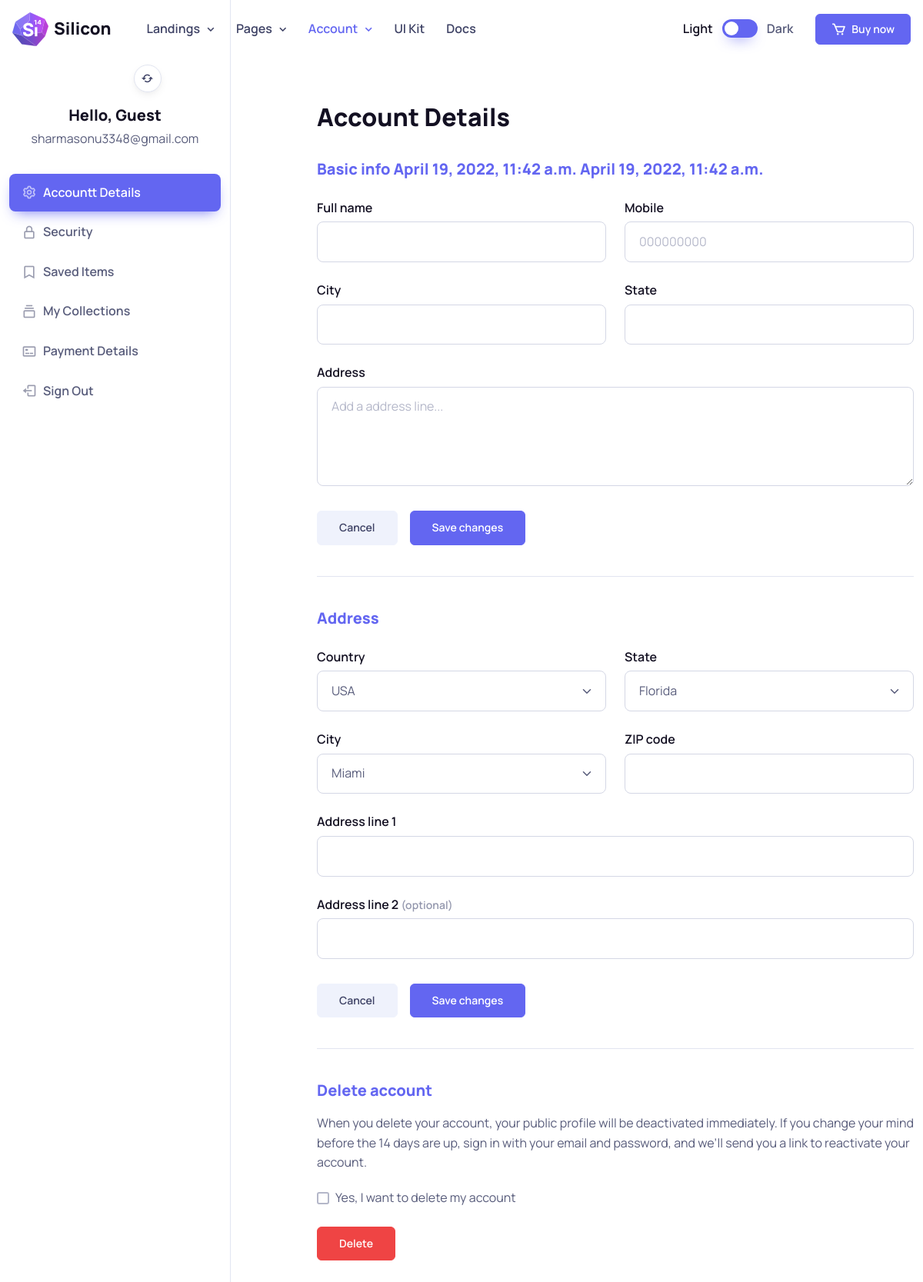
Page /profile_page/ (signed in) on the committed database.
### quizApp/models.py (models this page shows)
class Profile(models.Model):
    Master = models.ForeignKey(Master, on_delete=models.CASCADE)
    ProfileImage = models.FileField(upload_to="profile/", default="default.png")
    FullName = models.CharField(max_length=50, default='')
    Mobile = models.CharField(max_length=10, default='')
    Gender = models.CharField(max_length=6, choices=gender_choice)
    City = models.CharField(max_length=50, default='')
    State = models.CharField(max_length=50, default='')
    AdderssLine = models.CharField(max_length=150, default='')
    class Meta:
        db_table = 'profile'

class Master(models.Model):
    Email = models.EmailField(unique=True)
    Password = models.CharField(max_length=12)
    IsActive = models.BooleanField(default=False)
    DateCreated = models.DateTimeField(auto_now_add=True)
    LastUpdated = models.DateTimeField(auto_now=True)
    class Meta:
        db_table = 'master'

### quizApp/views.py (the view)
# urls.py: path('profile_page/', profile_page, name="profile_page"),
def profile_page(request):
    profile_data(request)
    return render(request, "profile_page.html", default_data)

### quizApp/views.py (called while the page is built)
def profile_data(request):
    master = Master.objects.get(Email = request.session['email'])
    profile = Profile.objects.get(Master = master)
    default_data['profile_data'] = profile

### quizApp/templates/profile_page.html (shortened to what this page needs)
{% extends 'base.html' %}
{% load static %}
{% block main_content %}
      <section class="container pt-5">
        <div class="row">
          {% include 'menu_sidebar.html' %}
          <div class="col-md-8 offset-lg-1 pb-5 mb-2 mb-lg-4 pt-md-5 mt-n3 mt-md-0">
            <div class="ps-md-3 ps-lg-0 mt-md-2 py-md-4">
              <h1 class="h2 pt-xl-1 pb-3">Account Details</h1>
              <h2 class="h5 text-primary mb-4">Basic info {{profile_data.Master.DateCreated}} {{profile_data.Master.LastUpdated}}</h2>
              <form method="post" class="profile_update_form needs-validation border-bottom pb-3 pb-lg-4" novalidate>
                <div class="row pb-2">
                  <div class="col-sm-6 mb-4">
                    <label for="fn" class="form-label fs-base">Full name</label>
                    <input type="text" id="fn" name="full_name" class="form-control form-control-lg" value="{{profile_data.FullName}}" required>
                  </div>
                  <div class="col-sm-6 mb-4">
                    <label for="sn" class="form-label fs-base">Mobile</label>
                    <input type="text" id="sn" name="mobile" class="form-control form-control-lg" value="{{profile_data.Mobile}}" data-format="custom" data-delimiter="" data-numeral="10" placeholder="000000000" required>
                  </div>
                  <div class="col-sm-6 mb-4">
                    <label for="city" class="form-label fs-base">City</label>
                    <input type="text" id="city" name="city" class="form-control form-control-lg" value="{{profile_data.City}}" required>
                  </div>
                  <div class="col-sm-6 mb-4">
                    <label for="state" class="form-label fs-base">State</label>
                    <input type="text" id="state" name="state" class="form-control form-control-lg" value="{{profile_data.State}}" required>
                  </div>
                  <div class="col-12 mb-4">
                    <label for="address" class="form-label fs-base">Address</label>
                    <textarea id="address" name="address" class="form-control form-control-lg" rows="4" placeholder="Add a address line...">{{profile_data.AdderssLine}}</textarea>
                  </div>
                </div>
                <div class="d-flex mb-3">
                  <button type="reset" class="btn btn-secondary me-3">Cancel</button>
                  <button type="submit" class="btn btn-primary">Save changes</button>
                </div>
              </form>
              <h2 class="h5 text-primary pt-1 pt-lg-3 my-4">Address</h2>
              <form class="needs-validation border-bottom pb-2 pb-lg-4" novalidate>
                <div class="row pb-2">
                  <div class="col-sm-6 mb-4">
                    <label for="country" class="form-label fs-base">Country</label>
                    <select id="country" class="form-select form-select-lg" required>
                      <option value="USA" selected>USA</option>
                    </select>
                  </div>
                  <div class="col-sm-6 mb-4">
                    <label for="state" class="form-label fs-base">State</label>
                    <select id="state" class="form-select form-select-lg" required>
                      <option value="Florida" selected>Florida</option>
                    </select>
                  </div>
                  <div class="col-sm-6 mb-4">
                    <label for="city" class="form-label fs-base">City</label>
                    <select id="city" class="form-select form-select-lg" required>
                      <option value="Miami" selected>Miami</option>
                    </select>
                  </div>
                  <div class="col-sm-6 mb-4">
                    <label for="zip" class="form-label fs-base">ZIP code</label>
                    <input type="text" id="zip" class="form-control form-control-lg" required>
                  </div>
                  <div class="col-12 mb-4">
                    <label for="address1" class="form-label fs-base">Address line 1</label>
                    <input id="address1" class="form-control form-control-lg" required>
                  </div>
                  <div class="col-12 mb-4">
                    <label for="address2" class="form-label fs-base">Address line 2 <small class="text-muted">(optional)</small></label>
                    <input id="address2" class="form-control form-control-lg">
                  </div>
                </div>
                <div class="d-flex mb-3">
                  <button type="reset" class="btn btn-secondary me-3">Cancel</button>
                  <button type="submit" class="btn btn-primary">Save changes</button>
                </div>
              </form>
              <h2 class="h5 text-primary pt-1 pt-lg-3 mt-4">Delete account</h2>
              <p>When you delete your account, your public profile will be deactivated immediately. If you change your mind before the 14 days are up, sign in with your email and password, and we’ll send you a link to reactivate your account.</p>
              <div class="form-check mb-4">
                <input type="checkbox" id="delete-account" class="form-check-input">
                <label for="delete-account" class="form-check-label fs-base">Yes, I want to delete my account</label>
              </div>
              <button type="button" class="btn btn-danger">Delete</button>
            </div>
          </div>
        </div>
      </section>
{% endblock %}

### quizApp/templates/menu_sidebar.html (shortened to what this page needs)
<aside class="col-lg-3 col-md-4 border-end pb-5 mt-n5">
    <div class="position-sticky top-0">
      <div class="text-center pt-5">
        <div class="d-table position-relative mx-auto mt-2 mt-lg-4 pt-5 mb-3">
          <form method="post" onchange="this.submit();" action="{% url 'profile_image_upload' %}" enctype="multipart/form-data">
            <label for="profile_image_input" type="button" class="btn btn-icon btn-light bg-white btn-sm border rounded-circle shadow-sm position-absolute bottom-0 end-0 mt-4" data-bs-toggle="tooltip" data-bs-placement="bottom" title="Change picture">
              <i class="bx bx-refresh"></i>
            </label>
          </form>
        </div>
        <h2 class="h5 mb-1">Hello,
          {% if profile_data.FullName %}
            {{profile_data.FullName}}
          {% else %}
            Guest
          {% endif %}
        </h2>
        <p class="mb-3 pb-3">{{profile_data.Master.Email}}</p>
        <div id="account-menu" class="list-group list-group-flush collapse d-md-block">
          <a href="{% url 'profile_page' %}" class="list-group-item list-group-item-action d-flex align-items-center active">
            <i class="bx bx-cog fs-xl opacity-60 me-2"></i>
            Accountt Details
          </a>
          <a href="{% url 'security' %}" class="list-group-item list-group-item-action d-flex align-items-center">
            <i class="bx bx-lock-alt fs-xl opacity-60 me-2"></i>
            Security
          </a>
          <a href="{% url 'favourite' %}" class="list-group-item list-group-item-action d-flex align-items-center">
            <i class="bx bx-bookmark fs-xl opacity-60 me-2"></i>
            Saved Items
          </a>
          <a href="{% url 'my_collection' %}" class="list-group-item list-group-item-action d-flex align-items-center">
            <i class="bx bx-collection fs-xl opacity-60 me-2"></i>
            My Collections
          </a>
          <a href="{% url 'payments' %}" class="list-group-item list-group-item-action d-flex align-items-center">
            <i class="bx bx-credit-card-front fs-xl opacity-60 me-2"></i>
            Payment Details
          </a>
          <a href="{% url 'signout' %}" class="list-group-item list-group-item-action d-flex align-items-center">
            <i class="bx bx-log-out fs-xl opacity-60 me-2"></i>
            Sign Out
          </a>
        </div>
      </div>
    </div>
  </aside>

### rows in the picture
Profile: Master.Email "sharmasonu3348@gmail.com", Master.DateCreated "April 19, 2022, 11:42 a.m.", Master.LastUpdated "April 19, 2022, 11:42 a.m."
